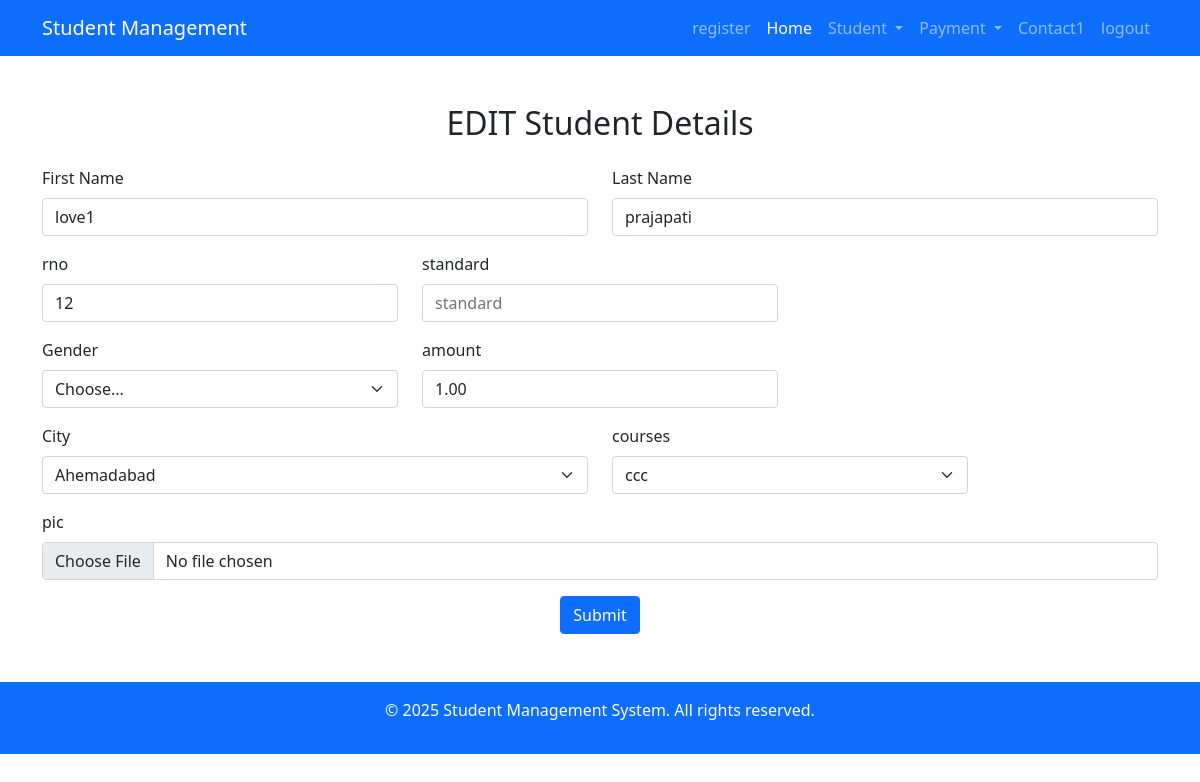
The app's page /edited_student/7 (signed in) with its own data.
### web/models.py (models this page shows, shortened)
class student(models.Model):
    gender=(
        ('male','male'),
        ('female','female'),
    )
    Ahemedabad='Ahemedabad'
    Surendranagar='Surendranagar'
    Surat='Surat'
    Bhavnagar='Bhavnagar'
    Gandhinagar='Gandhinagar'
    City=(
        (Ahemedabad,'Ahemedabad'),
        (Surendranagar,'Surendranagar'),
        (Surat,'Surat'),
        (Bhavnagar,'Bhavnagar'),
        (Gandhinagar,'Gandhinagar')
    )
    fname=models.CharField(max_length=100,default="")
    lname=models.CharField(max_length=100,default="")
    rno=models.IntegerField(default=0)
    std=models.IntegerField(default=0)
    gender=models.CharField(max_length=200,choices=gender,default="male")
    city=models.CharField(max_length=50,choices=City,default="Ahemaedabad")
    amount=models.DecimalField(max_digits=10, decimal_places=2)
    image = models.ImageField(upload_to="uploads/",default="")
    courses= models.CharField(max_length=100,default=0)

### web/views.py (the view)
# urls.py: path('edited_student/<int:id>',views.edited_student,name="edited_student"),
@login_required(login_url='login_view')
def edited_student(request,id):
    c = student.objects.get(id=id)
    if request.method == "POST":
        c.fname  = request.POST.get('txtfname')
        c.lname = request.POST.get('txtlname')
        c.rno =  request.POST.get('txtrno')
        c.std = request.POST.get('txtstd')
        c.gender= request.POST.get('txtgender')
        c.city= request.POST.get('txtcity')
        c.amount= request.POST.get('txtamount')
        c.image = request.FILES.get('txtimage')
        c.courses = request.POST.get('txtcourses')
        c.save()
        return redirect(showstudentlist)
    else:
        return render(request,"addedited.html",{"student" : c})

### templates/addedited.html (shortened to what this page needs)
<!DOCTYPE html>
{% extends "base.html" %}
{% block body %}
    <div class="container">
        <h2 class="text-center mb-4 mt-5">EDIT Student Details</h2>
        <form method="post" enctype="multipart/form-data">
            <div class="row">
                <div class="col-md-6 mb-3">
                    <label  class="form-label">First Name</label>
                    <input type="text" name="txtfname" class="form-control" placeholder="Enter first name" required value="{{student.fname}}">
                </div>
                <div class="col-md-6 mb-3">
                    <label for="lastName" class="form-label">Last Name</label>
                    <input type="text" name="txtlname" class="form-control" id="lastName" placeholder="Enter last name" required value="{{student.lname}}">
                </div>
            </div>
            <div class="row">
                <div class="col-md-4 mb-3">
                    <label for="inputroll" class="form-label">rno</label>
                    <input type="number" class="form-control" name="txtrno" placeholder="rollnumber" required value="{{student.rno}}">
                </div>
                <div class="col-md-4 mb-3">
                    <label for="inputstandard" class="form-label">standard</label>
                    <input type="number" class="form-control" name="txtstd" placeholder="standard" required value="{{student.standard}}">
                </div>
            </div>
            <div class="row">
                <div class="col-md-4 mb-3">
                    <label for="gender" class="form-label">Gender</label>
                    <select class="form-select" name="txtgender" id="gender" required value="{{student.gender}}">
                        <option value="">Choose...</option>
                    </select>
                </div>
                <div class="col-md-4 mb-3">
                    <label for="middleName" class="form-label">amount</label>
                    <input type="number" name="txtamount" class="form-control" id="middleName" placeholder="Enter fees" required value="{{student.amount}}">
                </div>
            </div>
            <div class="row">
                <div class="col-md-6 mb-3">
                    <label for="city" class="form-label">City</label>
                    <select class="form-select" name="txtcity" id="city" required value="{{student.city}}">
                        <option value="Ahemadabad">Ahemadabad</option>
                    </select>
                </div>
                <div class=" col-md-4 mb-3">
                    <label for="courses" class="form-label">courses</label>
                <select name="txtcourses" id="" class="form-select" required value="{{student.courses}}">
                    <option value="ccc">ccc</option>
                </select>
                </div>
            </div>
                <div class="mb-3">
                    <label for="image" class="form-label">pic</label>
                    <input type="file" name="txtimage" id="image" class="form-control" required value="{{student.pic}}">
                </div>
            </div>
            <div class="text-center">
                <button type="submit" value="Submit" class="btn btn-primary">Submit</button>
            </div>
{% endblock body %}

### records on screen
student: txtfname "love1", txtlname "prajapati", txtrno "12", txtamount "1.00", txtcity "Ahemadabad", txtcourses "ccc"
